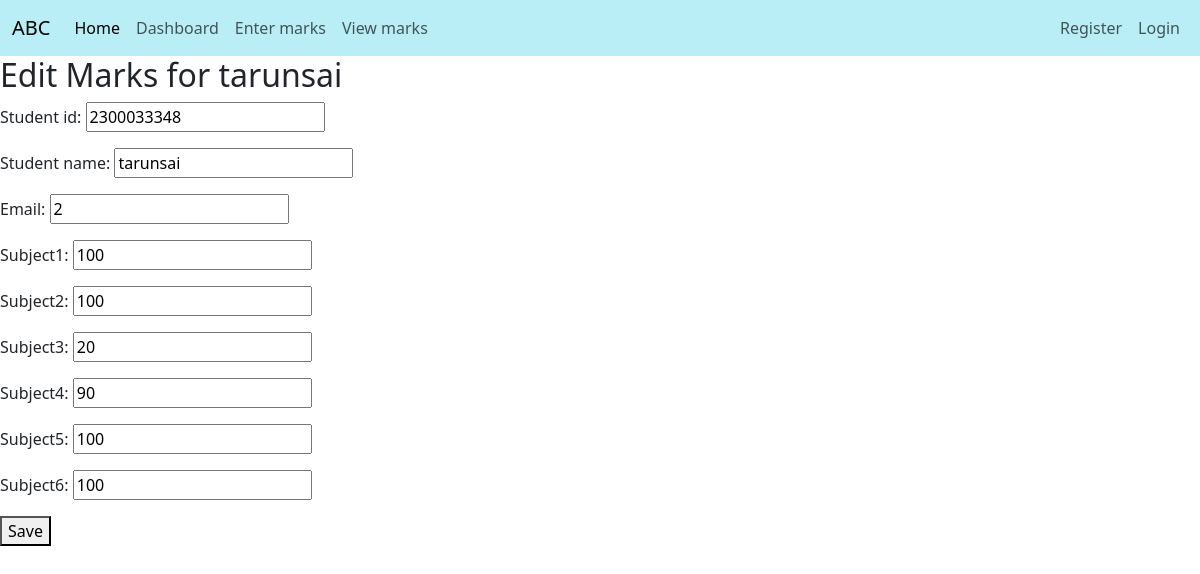
The app's page /teacherapp/edit_marks/1/ with its own data.
### teacherapp/models.py (models this page shows, shortened)
class StudentMark(models.Model):
    student_id = models.CharField(max_length=20, unique=True)
    student_name = models.CharField(max_length=100)
    email = models.EmailField()  # Add email field
    subject1 = models.IntegerField()
    subject2 = models.IntegerField()
    subject3 = models.IntegerField()
    subject4 = models.IntegerField()
    subject5 = models.IntegerField()
    subject6 = models.IntegerField()

### teacherapp/views.py (the view)
# urls.py: path('edit_marks/<int:pk>/', views.edit_marks, name='edit_marks'),
def edit_marks(request, pk):
    student = get_object_or_404(StudentMark, pk=pk)
    if request.method == 'POST':
        form = StudentMarkForm(request.POST, instance=student)
        if form.is_valid():
            form.save()
            return redirect('view_marks')
    else:
        form = StudentMarkForm(instance=student)
    return render(request, 'teacherapp/edit_marks.html', {'form': form, 'student': student})

### teacherapp/forms.py
class StudentMarkForm(forms.ModelForm):
    class Meta:
        model = StudentMark
        fields = ['student_id', 'student_name', 'email', 'subject1', 'subject2', 'subject3', 'subject4', 'subject5', 'subject6']

### templates/teacherapp/edit_marks.html (shortened to what this page needs)
{% extends 'Navbar/teachernavbar.html' %}
{% load static %}
{% block body %}
  <h2>Edit Marks for {{ student.student_name }}</h2>
  <form method="post">
    {{ form.as_p }}
    <button type="submit">Save</button>
  </form>
{% endblock %}

### records on screen
StudentMark: student_name "tarunsai", student_id "2300033348", email "2", subject1 "100", subject2 "100", subject3 "20", subject4 "90", subject5 "100", subject6 "100"
